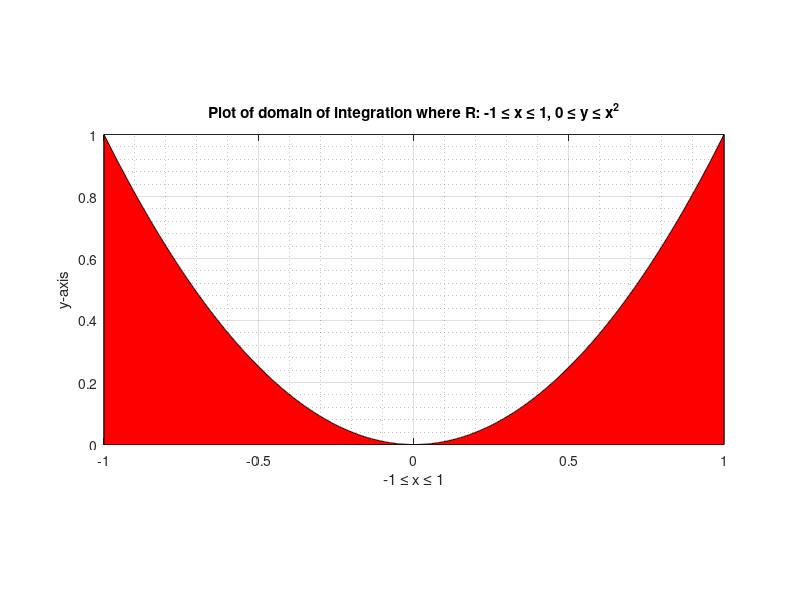

MATLAB code to generate this figure:
clf
x=-1:0.001:1;
y=x.^2;
A=area(x,y);
set(A(1),'FaceColor','red');
axis('image');
xlabel('-1 \leq x \leq 1')
ylabel('y-axis')
title('Plot of domain of integration where R: -1 \leq x \leq 1, 0 \leq y \leq x^2')
grid on
grid minor 